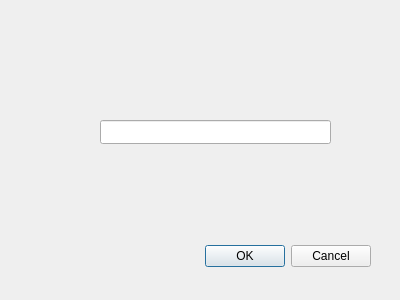
<?xml version="1.0" encoding="UTF-8"?>
<ui version="4.0">
 <class>AddSubTaskDialog</class>
 <widget class="QDialog" name="AddSubTaskDialog">
  <property name="geometry">
   <rect>
    <x>0</x>
    <y>0</y>
    <width>400</width>
    <height>300</height>
   </rect>
  </property>
  <property name="windowTitle">
   <string>Dialog</string>
  </property>
  <widget class="QDialogButtonBox" name="buttonBox">
   <property name="geometry">
    <rect>
     <x>30</x>
     <y>240</y>
     <width>341</width>
     <height>32</height>
    </rect>
   </property>
   <property name="orientation">
    <enum>Qt::Horizontal</enum>
   </property>
   <property name="standardButtons">
    <set>QDialogButtonBox::Cancel|QDialogButtonBox::Ok</set>
   </property>
  </widget>
  <widget class="QLineEdit" name="fieldDescription">
   <property name="geometry">
    <rect>
     <x>100</x>
     <y>120</y>
     <width>231</width>
     <height>24</height>
    </rect>
   </property>
  </widget>
 </widget>
 <resources/>
 <connections>
  <connection>
   <sender>buttonBox</sender>
   <signal>accepted()</signal>
   <receiver>AddSubTaskDialog</receiver>
   <slot>accept()</slot>
   <hints>
    <hint type="sourcelabel">
     <x>248</x>
     <y>254</y>
    </hint>
    <hint type="destinationlabel">
     <x>157</x>
     <y>274</y>
    </hint>
   </hints>
  </connection>
  <connection>
   <sender>buttonBox</sender>
   <signal>rejected()</signal>
   <receiver>AddSubTaskDialog</receiver>
   <slot>reject()</slot>
   <hints>
    <hint type="sourcelabel">
     <x>316</x>
     <y>260</y>
    </hint>
    <hint type="destinationlabel">
     <x>286</x>
     <y>274</y>
    </hint>
   </hints>
  </connection>
 </connections>
</ui>
